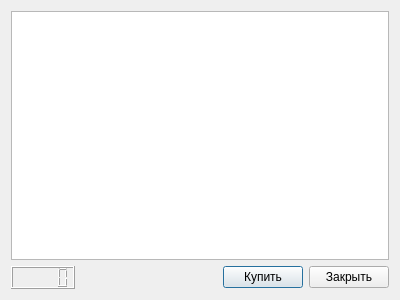
<?xml version="1.0" encoding="UTF-8"?>
<ui version="4.0">
 <class>ShopWindow</class>
 <widget class="QDialog" name="ShopWindow">
  <property name="geometry">
   <rect>
    <x>0</x>
    <y>0</y>
    <width>400</width>
    <height>300</height>
   </rect>
  </property>
  <property name="windowTitle">
   <string>Магазин</string>
  </property>
  <layout class="QGridLayout" name="gridLayout">
   <item row="0" column="0">
    <layout class="QVBoxLayout" name="verticalLayout">
     <item>
      <widget class="QTableView" name="tableView">
       <property name="alternatingRowColors">
        <bool>true</bool>
       </property>
       <property name="selectionBehavior">
        <enum>QAbstractItemView::SelectRows</enum>
       </property>
       <attribute name="horizontalHeaderVisible">
        <bool>true</bool>
       </attribute>
       <attribute name="horizontalHeaderHighlightSections">
        <bool>false</bool>
       </attribute>
       <attribute name="horizontalHeaderStretchLastSection">
        <bool>true</bool>
       </attribute>
       <attribute name="verticalHeaderVisible">
        <bool>false</bool>
       </attribute>
       <attribute name="verticalHeaderHighlightSections">
        <bool>false</bool>
       </attribute>
       <attribute name="verticalHeaderStretchLastSection">
        <bool>false</bool>
       </attribute>
      </widget>
     </item>
    </layout>
   </item>
   <item row="1" column="0">
    <layout class="QHBoxLayout" name="horizontalLayout">
     <item>
      <widget class="QLCDNumber" name="moneyDisplay"/>
     </item>
     <item>
      <spacer name="horizontalSpacer">
       <property name="orientation">
        <enum>Qt::Horizontal</enum>
       </property>
       <property name="sizeHint" stdset="0">
        <size>
         <width>40</width>
         <height>20</height>
        </size>
       </property>
      </spacer>
     </item>
     <item>
      <widget class="QPushButton" name="buyButton">
       <property name="text">
        <string>Купить</string>
       </property>
      </widget>
     </item>
     <item>
      <widget class="QPushButton" name="closeButton">
       <property name="text">
        <string>Закрыть</string>
       </property>
      </widget>
     </item>
    </layout>
   </item>
  </layout>
 </widget>
 <resources/>
 <connections/>
</ui>
